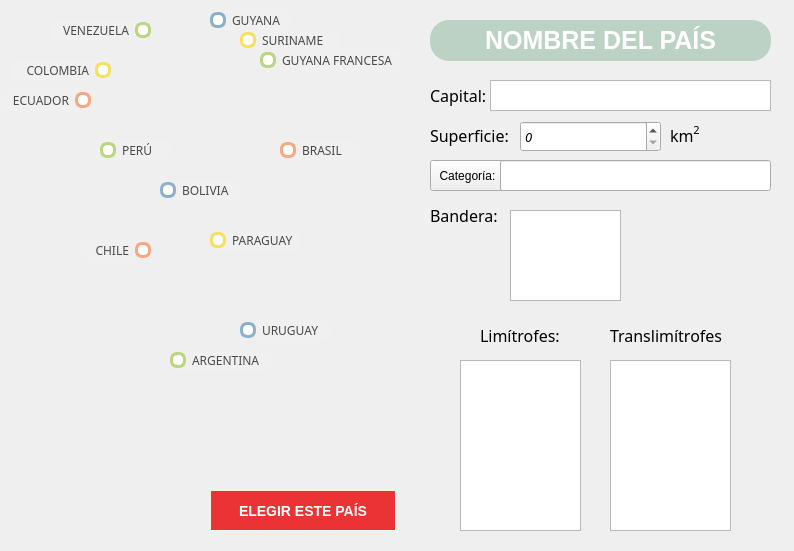
<?xml version="1.0" encoding="UTF-8"?>
<ui version="4.0">
 <class>MainWindow</class>
 <widget class="QMainWindow" name="MainWindow">
  <property name="geometry">
   <rect>
    <x>0</x>
    <y>0</y>
    <width>794</width>
    <height>551</height>
   </rect>
  </property>
  <property name="windowTitle">
   <string>MainWindow</string>
  </property>
  <property name="autoFillBackground">
   <bool>false</bool>
  </property>
  <property name="styleSheet">
   <string notr="true"/>
  </property>
  <widget class="QWidget" name="centralWidget">
   <widget class="QRadioButton" name="rburuguay">
    <property name="geometry">
     <rect>
      <x>240</x>
      <y>320</y>
      <width>91</width>
      <height>21</height>
     </rect>
    </property>
    <property name="font">
     <font>
      <family>Neue Haas Unica W1G Medium</family>
      <pointsize>9</pointsize>
      <weight>7</weight>
      <italic>false</italic>
      <bold>false</bold>
     </font>
    </property>
    <property name="styleSheet">
     <string notr="true">QRadioButton#rburuguay {
    background-color: #F0F0F0;
    color:                 #4A4A4A;
    border-radius:          9px; 
	font: 57 9pt &quot;Neue Haas Unica W1G Medium&quot;;
}

QRadioButton::indicator {
    width:                  10px;
    height:                 10px;
    border-radius:          7px;
}

QRadioButton::indicator:checked {
    background-color:       black;
    border:                 3px solid #8EB1CB;
}

QRadioButton::indicator:unchecked {
    background-color:       white;
    border:                 3px solid #8EB1CB;
}</string>
    </property>
    <property name="text">
     <string>URUGUAY</string>
    </property>
   </widget>
   <widget class="QLabel" name="mapa">
    <property name="geometry">
     <rect>
      <x>0</x>
      <y>0</y>
      <width>411</width>
      <height>551</height>
     </rect>
    </property>
    <property name="text">
     <string/>
    </property>
    <property name="pixmap">
     <pixmap resource="rscimagenes.qrc">:/imagenes/mapa.png</pixmap>
    </property>
   </widget>
   <widget class="QRadioButton" name="rbparaguay">
    <property name="geometry">
     <rect>
      <x>210</x>
      <y>230</y>
      <width>91</width>
      <height>21</height>
     </rect>
    </property>
    <property name="font">
     <font>
      <family>Neue Haas Unica W1G Medium</family>
      <pointsize>9</pointsize>
      <weight>7</weight>
      <italic>false</italic>
      <bold>false</bold>
     </font>
    </property>
    <property name="styleSheet">
     <string notr="true">QRadioButton#rbparaguay {
    background-color: #F0F0F0;
    color:                 #4A4A4A;
    border-radius:          9px; 
	 font: 57 9pt &quot;Neue Haas Unica W1G Medium&quot;;
}

QRadioButton::indicator {
    width:                  10px;
    height:                 10px;
    border-radius:          7px;
}

QRadioButton::indicator:checked {
    background-color:       black;
    border:                 3px solid #F6E061;
}

QRadioButton::indicator:unchecked {
    background-color:       white;
    border:                 3px solid #F6E061;
}</string>
    </property>
    <property name="text">
     <string>PARAGUAY</string>
    </property>
   </widget>
   <widget class="QRadioButton" name="rbarg">
    <property name="geometry">
     <rect>
      <x>170</x>
      <y>350</y>
      <width>101</width>
      <height>21</height>
     </rect>
    </property>
    <property name="font">
     <font>
      <family>Neue Haas Unica W1G Medium</family>
      <pointsize>9</pointsize>
      <weight>7</weight>
      <italic>false</italic>
      <bold>false</bold>
     </font>
    </property>
    <property name="contextMenuPolicy">
     <enum>Qt::NoContextMenu</enum>
    </property>
    <property name="styleSheet">
     <string notr="true">QRadioButton#rbarg {
    background-color: #F0F0F0;
    color:                 #4A4A4A;
    border-radius:          9px; 
	font: 57 9pt &quot;Neue Haas Unica W1G Medium&quot;;
}

QRadioButton::indicator {
    width:                  10px;
    height:                 10px;
    border-radius:          7px;
}

QRadioButton::indicator:checked {
    background-color:       black;
    border:                 3px solid #BAD682;
}

QRadioButton::indicator:unchecked {
    background-color:       white;
    border:                 3px solid #BAD682;
}</string>
    </property>
    <property name="text">
     <string>ARGENTINA</string>
    </property>
   </widget>
   <widget class="QRadioButton" name="rbchile">
    <property name="geometry">
     <rect>
      <x>80</x>
      <y>240</y>
      <width>71</width>
      <height>21</height>
     </rect>
    </property>
    <property name="font">
     <font>
      <family>Neue Haas Unica W1G Medium</family>
      <pointsize>9</pointsize>
      <weight>7</weight>
      <italic>false</italic>
      <bold>false</bold>
     </font>
    </property>
    <property name="layoutDirection">
     <enum>Qt::RightToLeft</enum>
    </property>
    <property name="styleSheet">
     <string notr="true">QRadioButton#rbchile{
    background-color: #F0F0F0;
    color:                 #4A4A4A;
    border-radius:          9px; 
	 font: 57 9pt &quot;Neue Haas Unica W1G Medium&quot;;
}

QRadioButton::indicator {
    width:                  10px;
    height:                 10px;
    border-radius:          7px;
}

QRadioButton::indicator:checked {
    background-color:       black;
    border:                 3px solid #F8A781;
}

QRadioButton::indicator:unchecked {
    background-color:       white;
    border:                 3px solid #F8A781;
}</string>
    </property>
    <property name="text">
     <string>CHILE</string>
    </property>
   </widget>
   <widget class="QRadioButton" name="rbbolivia">
    <property name="geometry">
     <rect>
      <x>160</x>
      <y>180</y>
      <width>81</width>
      <height>21</height>
     </rect>
    </property>
    <property name="font">
     <font>
      <family>Neue Haas Unica W1G Medium</family>
      <pointsize>9</pointsize>
      <weight>7</weight>
      <italic>false</italic>
      <bold>false</bold>
     </font>
    </property>
    <property name="layoutDirection">
     <enum>Qt::LeftToRight</enum>
    </property>
    <property name="styleSheet">
     <string notr="true">QRadioButton#rbbolivia {
    background-color: #F0F0F0;
    color:                 #4A4A4A;
    border-radius:          9px; 
	 font: 57 9pt &quot;Neue Haas Unica W1G Medium&quot;;
}

QRadioButton::indicator {
    width:                  10px;
    height:                 10px;
    border-radius:          7px;
}

QRadioButton::indicator:checked {
    background-color:       black;
    border:                 3px solid #8EB1CB;
}

QRadioButton::indicator:unchecked {
    background-color:       white;
    border:                 3px solid #8EB1CB;
}</string>
    </property>
    <property name="text">
     <string>BOLIVIA</string>
    </property>
   </widget>
   <widget class="QRadioButton" name="rbperu">
    <property name="geometry">
     <rect>
      <x>100</x>
      <y>140</y>
      <width>71</width>
      <height>21</height>
     </rect>
    </property>
    <property name="font">
     <font>
      <family>Neue Haas Unica W1G Medium</family>
      <pointsize>9</pointsize>
      <weight>7</weight>
      <italic>false</italic>
      <bold>false</bold>
     </font>
    </property>
    <property name="styleSheet">
     <string notr="true">QRadioButton#rbperu{ 
    background-color: #F0F0F0;
    color:                 #4A4A4A;
    border-radius:          9px; 
	font: 57 9pt &quot;Neue Haas Unica W1G Medium&quot;;
}

QRadioButton::indicator {
    width:                  10px;
    height:                 10px;
    border-radius:          7px;
}

QRadioButton::indicator:checked {
    background-color:       black;
    border:                 3px solid #BAD682;
}

QRadioButton::indicator:unchecked {
    background-color:       white;
    border:                 3px solid #BAD682;
}</string>
    </property>
    <property name="text">
     <string>PERÚ</string>
    </property>
   </widget>
   <widget class="QRadioButton" name="rbecuador">
    <property name="geometry">
     <rect>
      <x>0</x>
      <y>90</y>
      <width>91</width>
      <height>21</height>
     </rect>
    </property>
    <property name="font">
     <font>
      <family>Neue Haas Unica W1G Medium</family>
      <pointsize>9</pointsize>
      <weight>7</weight>
      <italic>false</italic>
      <bold>false</bold>
     </font>
    </property>
    <property name="layoutDirection">
     <enum>Qt::RightToLeft</enum>
    </property>
    <property name="styleSheet">
     <string notr="true">QRadioButton#rbecuador {
    background-color: #F0F0F0;
    color:                 #4A4A4A;
    border-radius:          9px; 
	font: 57 9pt &quot;Neue Haas Unica W1G Medium&quot;;
}

QRadioButton::indicator {
    width:                  10px;
    height:                 10px;
    border-radius:          7px;
}

QRadioButton::indicator:checked {
    background-color:       black;
    border:                 3px solid #F8A781;
}

QRadioButton::indicator:unchecked {
    background-color:       white;
    border:                 3px solid #F8A781;
}</string>
    </property>
    <property name="text">
     <string>ECUADOR</string>
    </property>
   </widget>
   <widget class="QRadioButton" name="rbcolombia">
    <property name="geometry">
     <rect>
      <x>10</x>
      <y>60</y>
      <width>101</width>
      <height>21</height>
     </rect>
    </property>
    <property name="font">
     <font>
      <family>Neue Haas Unica W1G Medium</family>
      <pointsize>9</pointsize>
      <weight>7</weight>
      <italic>false</italic>
      <bold>false</bold>
     </font>
    </property>
    <property name="layoutDirection">
     <enum>Qt::RightToLeft</enum>
    </property>
    <property name="styleSheet">
     <string notr="true">QRadioButton#rbcolombia {
    background-color: #F0F0F0;
    color:                 #4A4A4A;
    border-radius:          9px; 
	font: 57 9pt &quot;Neue Haas Unica W1G Medium&quot;;
}

QRadioButton::indicator {
    width:                  10px;
    height:                 10px;
    border-radius:          7px;
}

QRadioButton::indicator:checked {
    background-color:       black;
    border:                 3px solid #F6E061;
}

QRadioButton::indicator:unchecked {
    background-color:       white;
    border:                 3px solid #F6E061;
}</string>
    </property>
    <property name="text">
     <string>COLOMBIA</string>
    </property>
   </widget>
   <widget class="QRadioButton" name="rbvenezuela">
    <property name="geometry">
     <rect>
      <x>50</x>
      <y>20</y>
      <width>101</width>
      <height>21</height>
     </rect>
    </property>
    <property name="font">
     <font>
      <family>Neue Haas Unica W1G Medium</family>
      <pointsize>9</pointsize>
      <weight>7</weight>
      <italic>false</italic>
      <bold>false</bold>
     </font>
    </property>
    <property name="layoutDirection">
     <enum>Qt::RightToLeft</enum>
    </property>
    <property name="styleSheet">
     <string notr="true">QRadioButton#rbvenezuela{ 
    background-color: #F0F0F0;
    color:                 #4A4A4A;
    border-radius:          9px; 
	font: 57 9pt &quot;Neue Haas Unica W1G Medium&quot;;
}

QRadioButton::indicator {
    width:                  10px;
    height:                 10px;
    border-radius:          7px;
}

QRadioButton::indicator:checked {
    background-color:       black;
    border:                 3px solid #BAD682;
}

QRadioButton::indicator:unchecked {
    background-color:       white;
    border:                 3px solid #BAD682;
}</string>
    </property>
    <property name="text">
     <string>VENEZUELA</string>
    </property>
   </widget>
   <widget class="QRadioButton" name="rbbrasil">
    <property name="geometry">
     <rect>
      <x>280</x>
      <y>140</y>
      <width>81</width>
      <height>21</height>
     </rect>
    </property>
    <property name="palette">
     <palette>
      <active>
       <colorrole role="WindowText">
        <brush brushstyle="SolidPattern">
         <color alpha="255">
          <red>74</red>
          <green>74</green>
          <blue>74</blue>
         </color>
        </brush>
       </colorrole>
       <colorrole role="Button">
        <brush brushstyle="SolidPattern">
         <color alpha="255">
          <red>240</red>
          <green>240</green>
          <blue>240</blue>
         </color>
        </brush>
       </colorrole>
       <colorrole role="Text">
        <brush brushstyle="SolidPattern">
         <color alpha="255">
          <red>74</red>
          <green>74</green>
          <blue>74</blue>
         </color>
        </brush>
       </colorrole>
       <colorrole role="ButtonText">
        <brush brushstyle="SolidPattern">
         <color alpha="255">
          <red>74</red>
          <green>74</green>
          <blue>74</blue>
         </color>
        </brush>
       </colorrole>
       <colorrole role="Base">
        <brush brushstyle="SolidPattern">
         <color alpha="255">
          <red>240</red>
          <green>240</green>
          <blue>240</blue>
         </color>
        </brush>
       </colorrole>
       <colorrole role="Window">
        <brush brushstyle="SolidPattern">
         <color alpha="255">
          <red>240</red>
          <green>240</green>
          <blue>240</blue>
         </color>
        </brush>
       </colorrole>
      </active>
      <inactive>
       <colorrole role="WindowText">
        <brush brushstyle="SolidPattern">
         <color alpha="255">
          <red>74</red>
          <green>74</green>
          <blue>74</blue>
         </color>
        </brush>
       </colorrole>
       <colorrole role="Button">
        <brush brushstyle="SolidPattern">
         <color alpha="255">
          <red>240</red>
          <green>240</green>
          <blue>240</blue>
         </color>
        </brush>
       </colorrole>
       <colorrole role="Text">
        <brush brushstyle="SolidPattern">
         <color alpha="255">
          <red>74</red>
          <green>74</green>
          <blue>74</blue>
         </color>
        </brush>
       </colorrole>
       <colorrole role="ButtonText">
        <brush brushstyle="SolidPattern">
         <color alpha="255">
          <red>74</red>
          <green>74</green>
          <blue>74</blue>
         </color>
        </brush>
       </colorrole>
       <colorrole role="Base">
        <brush brushstyle="SolidPattern">
         <color alpha="255">
          <red>240</red>
          <green>240</green>
          <blue>240</blue>
         </color>
        </brush>
       </colorrole>
       <colorrole role="Window">
        <brush brushstyle="SolidPattern">
         <color alpha="255">
          <red>240</red>
          <green>240</green>
          <blue>240</blue>
         </color>
        </brush>
       </colorrole>
      </inactive>
      <disabled>
       <colorrole role="WindowText">
        <brush brushstyle="SolidPattern">
         <color alpha="255">
          <red>74</red>
          <green>74</green>
          <blue>74</blue>
         </color>
        </brush>
       </colorrole>
       <colorrole role="Button">
        <brush brushstyle="SolidPattern">
         <color alpha="255">
          <red>240</red>
          <green>240</green>
          <blue>240</blue>
         </color>
        </brush>
       </colorrole>
       <colorrole role="Text">
        <brush brushstyle="SolidPattern">
         <color alpha="255">
          <red>74</red>
          <green>74</green>
          <blue>74</blue>
         </color>
        </brush>
       </colorrole>
       <colorrole role="ButtonText">
        <brush brushstyle="SolidPattern">
         <color alpha="255">
          <red>74</red>
          <green>74</green>
          <blue>74</blue>
         </color>
        </brush>
       </colorrole>
       <colorrole role="Base">
        <brush brushstyle="SolidPattern">
         <color alpha="255">
          <red>240</red>
          <green>240</green>
          <blue>240</blue>
         </color>
        </brush>
       </colorrole>
       <colorrole role="Window">
        <brush brushstyle="SolidPattern">
         <color alpha="255">
          <red>240</red>
          <green>240</green>
          <blue>240</blue>
         </color>
        </brush>
       </colorrole>
      </disabled>
     </palette>
    </property>
    <property name="font">
     <font>
      <family>Neue Haas Unica W1G Medium</family>
      <pointsize>9</pointsize>
      <weight>7</weight>
      <italic>false</italic>
      <bold>false</bold>
     </font>
    </property>
    <property name="autoFillBackground">
     <bool>false</bool>
    </property>
    <property name="styleSheet">
     <string notr="true">QRadioButton#rbbrasil {
    background-color: #F0F0F0;
    color:                 #4A4A4A;
    border-radius:          9px; 
	font: 57 9pt &quot;Neue Haas Unica W1G Medium&quot;;
}

QRadioButton::indicator {
    width:                  10px;
    height:                 10px;
    border-radius:          7px;
}

QRadioButton::indicator:checked {
    background-color:       black;
    border:                 3px solid #F8A781;
}

QRadioButton::indicator:unchecked {
    background-color:       white;
    border:                 3px solid #F8A781;
}</string>
    </property>
    <property name="text">
     <string>BRASIL</string>
    </property>
   </widget>
   <widget class="QRadioButton" name="rbguyana_fra">
    <property name="geometry">
     <rect>
      <x>260</x>
      <y>50</y>
      <width>141</width>
      <height>21</height>
     </rect>
    </property>
    <property name="font">
     <font>
      <family>Neue Haas Unica W1G Medium</family>
      <pointsize>9</pointsize>
      <weight>7</weight>
      <italic>false</italic>
      <bold>false</bold>
     </font>
    </property>
    <property name="styleSheet">
     <string notr="true">QRadioButton#rbguyana_fra {
    background-color: #F0F0F0;
    color:                 #4A4A4A;
    border-radius:          9px; 
	font: 57 9pt &quot;Neue Haas Unica W1G Medium&quot;;
}

QRadioButton::indicator {
    width:                  10px;
    height:                 10px;
    border-radius:          7px;
}

QRadioButton::indicator:checked {
    background-color:       black;
    border:                 3px solid #BAD682;
}

QRadioButton::indicator:unchecked {
    background-color:       white;
    border:                 3px solid #BAD682;
}</string>
    </property>
    <property name="text">
     <string>GUYANA FRANCESA</string>
    </property>
   </widget>
   <widget class="QRadioButton" name="rbsuriname">
    <property name="geometry">
     <rect>
      <x>240</x>
      <y>30</y>
      <width>101</width>
      <height>20</height>
     </rect>
    </property>
    <property name="font">
     <font>
      <family>Neue Haas Unica W1G Medium</family>
      <pointsize>9</pointsize>
      <weight>7</weight>
      <italic>false</italic>
      <bold>false</bold>
     </font>
    </property>
    <property name="styleSheet">
     <string notr="true">QRadioButton#rbsuriname { 
    background-color: #F0F0F0;
    color:                 #4A4A4A;
    border-radius:          9px; 
	 
	font: 57 9pt &quot;Neue Haas Unica W1G Medium&quot;;
}

QRadioButton::indicator {
    width:                  10px;
    height:                 10px;
    border-radius:          7px;
}

QRadioButton::indicator:checked {
    background-color:       black;
    border:                 3px solid #F6E061;
}

QRadioButton::indicator:unchecked {
    background-color:       white;
    border:                 3px solid #F6E061;
}</string>
    </property>
    <property name="text">
     <string>SURINAME</string>
    </property>
   </widget>
   <widget class="QRadioButton" name="rbguyana">
    <property name="geometry">
     <rect>
      <x>210</x>
      <y>10</y>
      <width>81</width>
      <height>21</height>
     </rect>
    </property>
    <property name="font">
     <font>
      <family>Neue Haas Unica W1G Medium</family>
      <pointsize>9</pointsize>
      <weight>7</weight>
      <italic>false</italic>
      <bold>false</bold>
     </font>
    </property>
    <property name="styleSheet">
     <string notr="true">QRadioButton#rbguyana { 
    background-color: #F0F0F0;
    color:                 #4A4A4A;
    border-radius:          9px; 
	font: 57 9pt &quot;Neue Haas Unica W1G Medium&quot;;
}

QRadioButton::indicator {
    width:                  10px;
    height:                 10px;
    border-radius:          7px;
}

QRadioButton::indicator:checked {
    background-color:       black;
    border:                 3px solid #8EB1CB;
}

QRadioButton::indicator:unchecked {
    background-color:       white;
    border:                 3px solid #8EB1CB;
}</string>
    </property>
    <property name="text">
     <string>GUYANA</string>
    </property>
   </widget>
   <widget class="QPushButton" name="pushButton">
    <property name="geometry">
     <rect>
      <x>210</x>
      <y>490</y>
      <width>186</width>
      <height>41</height>
     </rect>
    </property>
    <property name="styleSheet">
     <string notr="true">QPushButton#pushButton {
    background-color: rgb(235, 51, 53);
    border-style: inset;
    border-width: 1px; 
    border-color: beige;
    font: bold 14px;
    color: white; 
    padding: 6px;
}
QPushButton#pushButton:pressed {
    background-color: rgb(239, 116, 69);
    border-style: inset;
}</string>
    </property>
    <property name="text">
     <string>ELEGIR ESTE PAÍS</string>
    </property>
   </widget>
   <widget class="QLabel" name="titulo">
    <property name="geometry">
     <rect>
      <x>430</x>
      <y>20</y>
      <width>341</width>
      <height>41</height>
     </rect>
    </property>
    <property name="styleSheet">
     <string notr="true">QLabel#titulo{
    background-color: rgb(187, 210, 197);
    font: bold 25px;
    
    color: white; 
    padding: 6px;
    border-radius:         19px;  
}</string>
    </property>
    <property name="text">
     <string>NOMBRE DEL PAÍS</string>
    </property>
    <property name="alignment">
     <set>Qt::AlignCenter</set>
    </property>
    <property name="wordWrap">
     <bool>true</bool>
    </property>
   </widget>
   <widget class="QLabel" name="label">
    <property name="geometry">
     <rect>
      <x>430</x>
      <y>80</y>
      <width>61</width>
      <height>31</height>
     </rect>
    </property>
    <property name="font">
     <font>
      <family>Neue Haas Unica W1G Light</family>
      <pointsize>10</pointsize>
     </font>
    </property>
    <property name="text">
     <string>&lt;html&gt;&lt;head/&gt;&lt;body&gt;&lt;p&gt;&lt;span style=&quot; font-size:12pt;&quot;&gt;Capital:&lt;/span&gt;&lt;/p&gt;&lt;/body&gt;&lt;/html&gt;</string>
    </property>
    <property name="textFormat">
     <enum>Qt::RichText</enum>
    </property>
   </widget>
   <widget class="QTextEdit" name="txtcapital">
    <property name="geometry">
     <rect>
      <x>490</x>
      <y>80</y>
      <width>281</width>
      <height>31</height>
     </rect>
    </property>
    <property name="font">
     <font>
      <family>Neue Haas Unica W1G Light</family>
      <pointsize>10</pointsize>
      <italic>true</italic>
     </font>
    </property>
   </widget>
   <widget class="QLabel" name="label_2">
    <property name="geometry">
     <rect>
      <x>430</x>
      <y>120</y>
      <width>81</width>
      <height>31</height>
     </rect>
    </property>
    <property name="font">
     <font>
      <family>Neue Haas Unica W1G Light</family>
      <pointsize>10</pointsize>
     </font>
    </property>
    <property name="text">
     <string>&lt;html&gt;&lt;head/&gt;&lt;body&gt;&lt;p&gt;&lt;span style=&quot; font-size:12pt;&quot;&gt;Superficie:&lt;/span&gt;&lt;/p&gt;&lt;/body&gt;&lt;/html&gt;</string>
    </property>
   </widget>
   <widget class="QLabel" name="label_3">
    <property name="geometry">
     <rect>
      <x>670</x>
      <y>120</y>
      <width>41</width>
      <height>31</height>
     </rect>
    </property>
    <property name="font">
     <font>
      <family>Neue Haas Unica W1G Light</family>
      <pointsize>11</pointsize>
     </font>
    </property>
    <property name="text">
     <string>&lt;html&gt;&lt;head/&gt;&lt;body&gt;&lt;p&gt;&lt;span style=&quot; font-size:12pt;&quot;&gt;km&lt;/span&gt;&lt;span style=&quot; font-size:12pt; vertical-align:super;&quot;&gt;2&lt;/span&gt;&lt;/p&gt;&lt;/body&gt;&lt;/html&gt;</string>
    </property>
   </widget>
   <widget class="QPushButton" name="pushButton_2">
    <property name="geometry">
     <rect>
      <x>430</x>
      <y>160</y>
      <width>75</width>
      <height>31</height>
     </rect>
    </property>
    <property name="text">
     <string>Categoría:</string>
    </property>
   </widget>
   <widget class="QLabel" name="label_4">
    <property name="geometry">
     <rect>
      <x>480</x>
      <y>320</y>
      <width>81</width>
      <height>31</height>
     </rect>
    </property>
    <property name="font">
     <font>
      <family>Neue Haas Unica W1G Light</family>
      <pointsize>11</pointsize>
     </font>
    </property>
    <property name="text">
     <string>&lt;html&gt;&lt;head/&gt;&lt;body&gt;&lt;p&gt;&lt;span style=&quot; font-size:12pt;&quot;&gt;Limítrofes:&lt;/span&gt;&lt;/p&gt;&lt;/body&gt;&lt;/html&gt;</string>
    </property>
   </widget>
   <widget class="QListWidget" name="limitrofe">
    <property name="geometry">
     <rect>
      <x>460</x>
      <y>360</y>
      <width>121</width>
      <height>171</height>
     </rect>
    </property>
    <property name="font">
     <font>
      <family>Neue Haas Unica W1G Light</family>
      <pointsize>10</pointsize>
      <italic>true</italic>
     </font>
    </property>
   </widget>
   <widget class="QLabel" name="label_5">
    <property name="geometry">
     <rect>
      <x>610</x>
      <y>320</y>
      <width>121</width>
      <height>31</height>
     </rect>
    </property>
    <property name="font">
     <font>
      <family>Neue Haas Unica W1G Light</family>
      <pointsize>11</pointsize>
     </font>
    </property>
    <property name="text">
     <string>&lt;html&gt;&lt;head/&gt;&lt;body&gt;&lt;p&gt;&lt;span style=&quot; font-size:12pt;&quot;&gt;Translimítrofes&lt;/span&gt;&lt;/p&gt;&lt;/body&gt;&lt;/html&gt;</string>
    </property>
   </widget>
   <widget class="QListWidget" name="translimitrofe">
    <property name="geometry">
     <rect>
      <x>610</x>
      <y>360</y>
      <width>121</width>
      <height>171</height>
     </rect>
    </property>
    <property name="font">
     <font>
      <family>Neue Haas Unica W1G Light</family>
      <pointsize>10</pointsize>
      <italic>true</italic>
     </font>
    </property>
   </widget>
   <widget class="QLabel" name="label_6">
    <property name="geometry">
     <rect>
      <x>430</x>
      <y>200</y>
      <width>81</width>
      <height>31</height>
     </rect>
    </property>
    <property name="font">
     <font>
      <family>Neue Haas Unica W1G Light</family>
      <pointsize>10</pointsize>
      <italic>false</italic>
     </font>
    </property>
    <property name="text">
     <string>&lt;html&gt;&lt;head/&gt;&lt;body&gt;&lt;p&gt;&lt;span style=&quot; font-size:12pt;&quot;&gt;Bandera:&lt;/span&gt;&lt;/p&gt;&lt;/body&gt;&lt;/html&gt;</string>
    </property>
   </widget>
   <widget class="QListWidget" name="bandera">
    <property name="geometry">
     <rect>
      <x>510</x>
      <y>210</y>
      <width>111</width>
      <height>91</height>
     </rect>
    </property>
    <property name="font">
     <font>
      <family>Neue Haas Unica W1G Light</family>
      <pointsize>10</pointsize>
      <italic>true</italic>
     </font>
    </property>
   </widget>
   <widget class="QLineEdit" name="txtresultado">
    <property name="geometry">
     <rect>
      <x>500</x>
      <y>160</y>
      <width>271</width>
      <height>31</height>
     </rect>
    </property>
    <property name="font">
     <font>
      <family>Neue Haas Unica W1G Light</family>
      <pointsize>10</pointsize>
      <italic>true</italic>
     </font>
    </property>
   </widget>
   <widget class="QSpinBox" name="txtsuperficie">
    <property name="geometry">
     <rect>
      <x>520</x>
      <y>121</y>
      <width>141</width>
      <height>31</height>
     </rect>
    </property>
    <property name="font">
     <font>
      <family>Neue Haas Unica W1G Light</family>
      <pointsize>10</pointsize>
      <italic>true</italic>
     </font>
    </property>
    <property name="maximum">
     <number>100000000</number>
    </property>
   </widget>
   <widget class="QLabel" name="banderas">
    <property name="geometry">
     <rect>
      <x>630</x>
      <y>220</y>
      <width>101</width>
      <height>81</height>
     </rect>
    </property>
    <property name="text">
     <string/>
    </property>
   </widget>
   <zorder>mapa</zorder>
   <zorder>rburuguay</zorder>
   <zorder>rbparaguay</zorder>
   <zorder>rbarg</zorder>
   <zorder>rbchile</zorder>
   <zorder>rbbolivia</zorder>
   <zorder>rbperu</zorder>
   <zorder>rbecuador</zorder>
   <zorder>rbcolombia</zorder>
   <zorder>rbvenezuela</zorder>
   <zorder>rbbrasil</zorder>
   <zorder>rbguyana_fra</zorder>
   <zorder>rbsuriname</zorder>
   <zorder>rbguyana</zorder>
   <zorder>pushButton</zorder>
   <zorder>titulo</zorder>
   <zorder>label</zorder>
   <zorder>txtcapital</zorder>
   <zorder>label_2</zorder>
   <zorder>label_3</zorder>
   <zorder>pushButton_2</zorder>
   <zorder>label_4</zorder>
   <zorder>limitrofe</zorder>
   <zorder>label_5</zorder>
   <zorder>translimitrofe</zorder>
   <zorder>label_6</zorder>
   <zorder>bandera</zorder>
   <zorder>txtresultado</zorder>
   <zorder>txtsuperficie</zorder>
   <zorder>banderas</zorder>
  </widget>
 </widget>
 <layoutdefault spacing="6" margin="11"/>
 <resources>
  <include location="rscimagenes.qrc"/>
 </resources>
 <connections/>
</ui>
